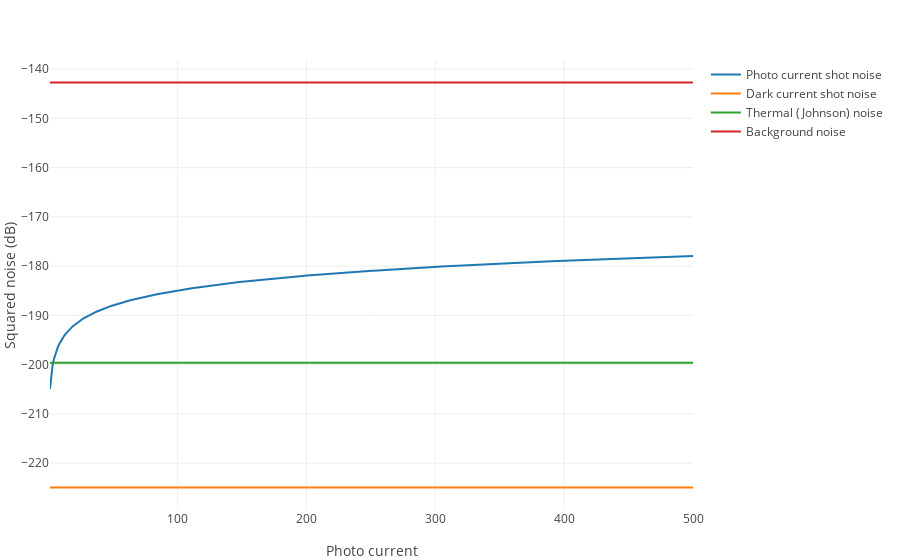

The code cell stored with this chart in its notebook:
### Code cell
x = ustrip.(Iphoto)
y1 = 10 .* log10.(ustrip.(Ishotphoto))
y2 = 10 * log10(ustrip(Ishotdark))
y3 = 10 * log10(ustrip(Ithermal))
y4 = 20 * log10(ustrip(upreferred(73u"nA")))

plot([
    scatter(name="Photo current shot noise", x=x, y=y1),
    scatter(name="Dark current shot noise", x=x, y=y2 .* ones(length(x))),
    scatter(name="Thermal (Johnson) noise", x=x, y=y3 .* ones(length(x))),
    scatter(name="Background noise", x=x, y=y4 .* ones(length(x))),
], Layout(
    xaxis=attr(title="Photo current"),
    yaxis=attr(title="Squared noise (dB)"),
))

### Figure 1 — Plotly figure (JSON) as saved in the notebook; plotly's stock layout.template omitted (floating-point values rounded to 4 significant figures; data arrays with more than 128 entries replaced by an {"elided": "..."} marker saying what was removed)
{"data": [{"y": {"elided": "500 float values"}, "type": "scatter", "name": "Photo current shot noise", "x": {"elided": "500 int values"}}, {"y": {"elided": "500 float values"}, "type": "scatter", "name": "Dark current shot noise", "x": {"elided": "500 int values"}}, {"y": {"elided": "500 float values"}, "type": "scatter", "name": "Thermal (Johnson) noise", "x": {"elided": "500 int values"}}, {"y": {"elided": "500 float values"}, "type": "scatter", "name": "Background noise", "x": {"elided": "500 int values"}}], "layout": {"xaxis": {"title": "Photo current"}, "margin": {"l": 50, "b": 50, "r": 50, "t": 60}, "yaxis": {"title": "Squared noise (dB)"}}}
